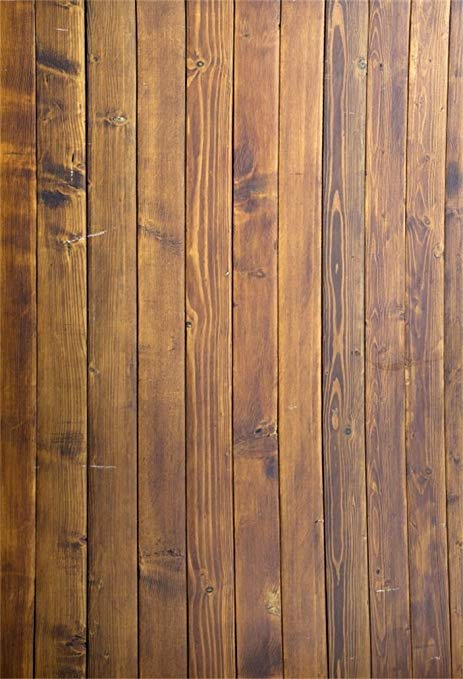
#> input picture Opencv/1.jpg, 463 x 679 px
$ python FFT.py
#> lines starting #> are read from the running program, lines starting #| are printed output that depends on the picture
#!/usr/bin/env python3
# -*- coding: utf-8 -*-
"""
Created on Tue Jun  4 12:58:25 2019

@author: github.com/sahandv
"""

import cv2
import numpy as np
from matplotlib import pyplot as plt

#Read images
img = cv2.imread('1.jpg',0)
#> img: shape (679, 463); min 0, max 248, mean 124.5
img2 = cv2.imread('2.jpg',0)
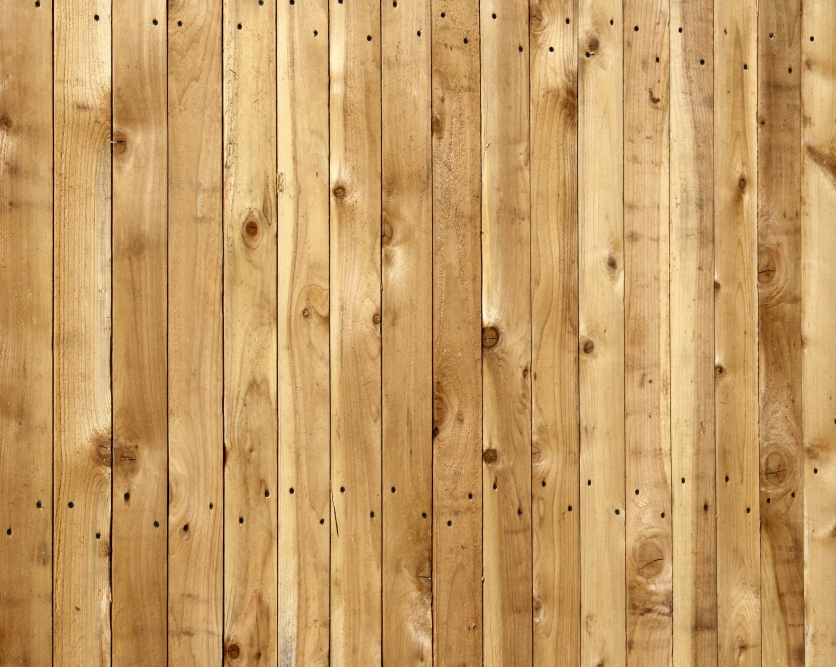
#> input picture Opencv/2.jpg, 2506 x 2000 px (shown at 1/3 size)
#> img2: shape (2000, 2506); min 0, max 255, mean 162.6

img3 = cv2.imread('3.jpg',0)
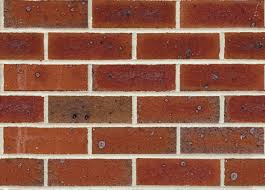
#> input picture Opencv/3.jpg, 265 x 190 px
#> img3: shape (190, 265); min 9, max 251, mean 104.8
img4 = cv2.imread('4.jpg',0)
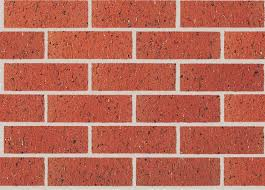
#> input picture Opencv/4.jpg, 265 x 190 px
#> img4: shape (190, 265); min 24, max 236, mean 126.9

img5 = cv2.imread('5.jpg',0)
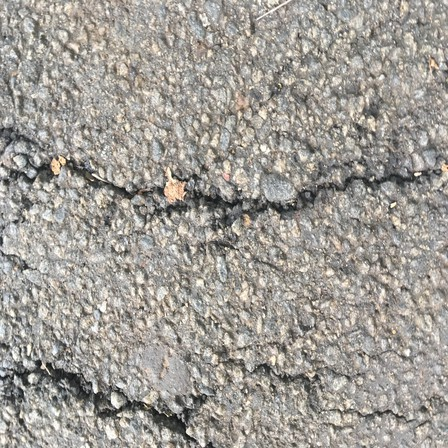
#> input picture Opencv/5.jpg, 448 x 448 px
#> img5: shape (448, 448); min 3, max 255, mean 156.5
img6 = cv2.imread('6.jpg',0)
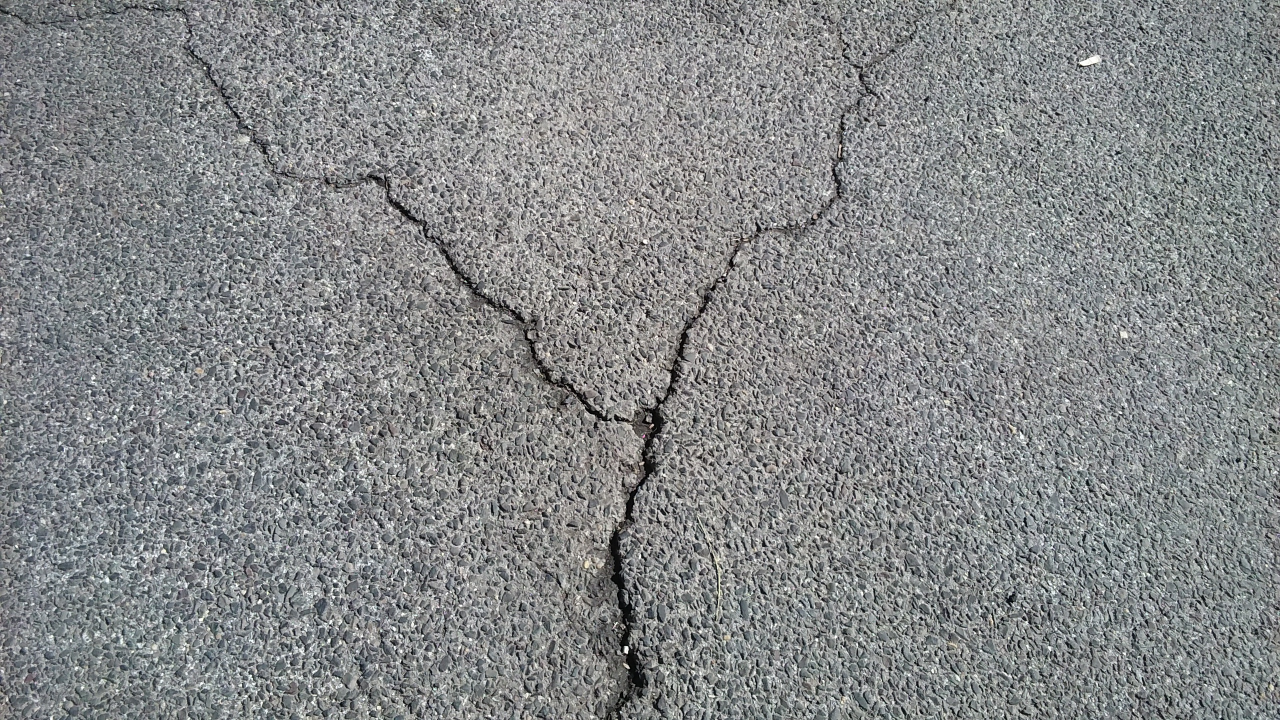
#> input picture Opencv/6.jpg, 2560 x 1440 px (shown at 1/2 size)
#> img6: shape (1440, 2560); min 0, max 255, mean 134.6

#Transform
f = np.fft.fft2(img)
fshift = np.fft.fftshift(f)
magnitude_spectrum = 20*np.log(np.abs(fshift))

f2 = np.fft.fft2(img2)
fshift2 = np.fft.fftshift(f2)
magnitude_spectrum2 = 20*np.log(np.abs(fshift2))

f3 = np.fft.fft2(img3)
fshift3 = np.fft.fftshift(f3)
magnitude_spectrum3 = 20*np.log(np.abs(fshift3))

f4 = np.fft.fft2(img4)
fshift4 = np.fft.fftshift(f4)
magnitude_spectrum4 = 20*np.log(np.abs(fshift4))

f5 = np.fft.fft2(img5)
fshift5 = np.fft.fftshift(f5)
magnitude_spectrum5 = 20*np.log(np.abs(fshift5))
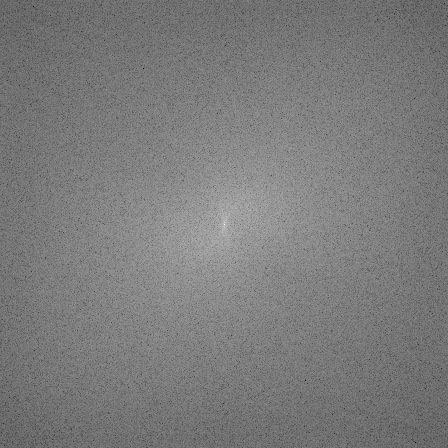
#> magnitude_spectrum5: shape (448, 448) float64; min 17.8, max 345.3, mean 176.6; drawn with min black and max white

f6 = np.fft.fft2(img6)
fshift6 = np.fft.fftshift(f6)
magnitude_spectrum6 = 20*np.log(np.abs(fshift6))
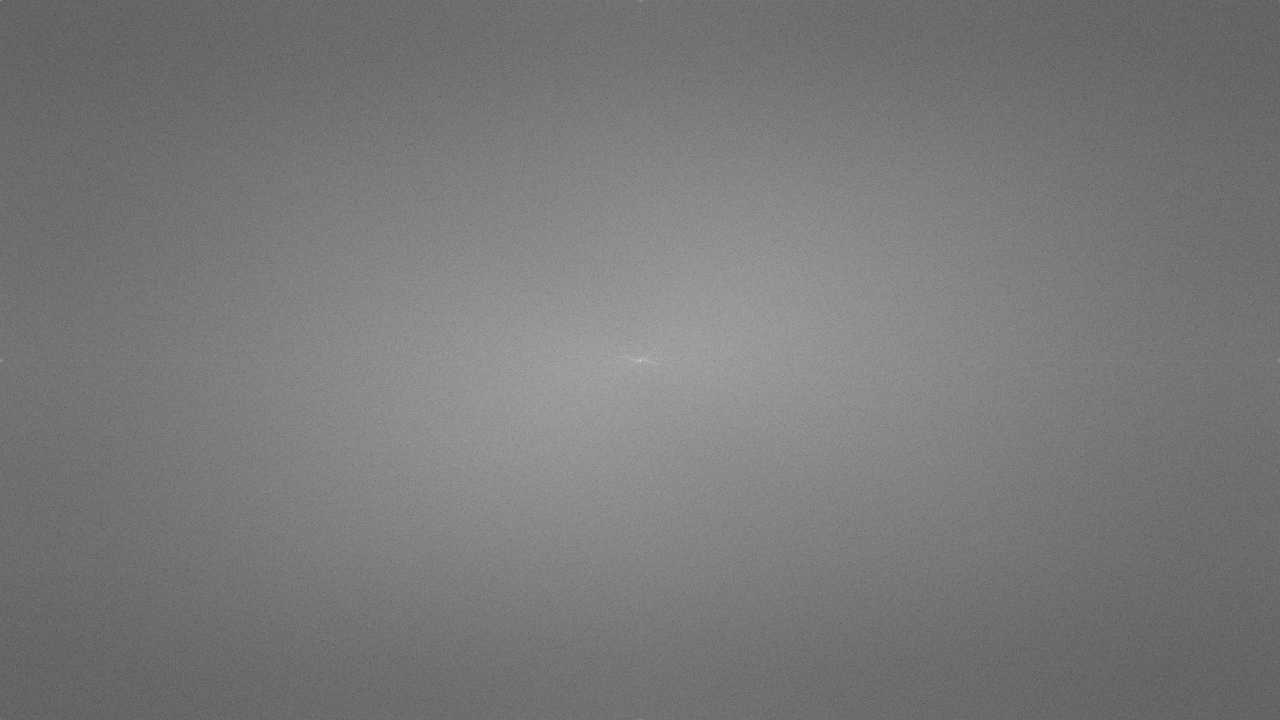
#> magnitude_spectrum6: shape (1440, 2560) float64 (shown at 1/2 size); min 16.76, max 400.4, mean 199.4; drawn with min black and max white


#Plot
plt.subplot(221),plt.imshow(img, cmap = 'gray')
plt.title('Input Image'), plt.xticks([]), plt.yticks([])
plt.subplot(222),plt.imshow(magnitude_spectrum, cmap = 'gray')
plt.title('Spectrum'), plt.xticks([]), plt.yticks([])
plt.subplot(223),plt.imshow(img2, cmap = 'gray')
plt.subplot(224),plt.imshow(magnitude_spectrum2, cmap = 'gray')
plt.show()


plt.subplot(221),plt.imshow(img3, cmap = 'gray')
plt.title('Input Image'), plt.xticks([]), plt.yticks([])
plt.subplot(222),plt.imshow(magnitude_spectrum3, cmap = 'gray')
plt.title('Spectrum'), plt.xticks([]), plt.yticks([])
plt.subplot(223),plt.imshow(img4, cmap = 'gray')
plt.subplot(224),plt.imshow(magnitude_spectrum4, cmap = 'gray')
plt.show()


plt.subplot(221),plt.imshow(img5, cmap = 'gray')
plt.title('Input Image'), plt.xticks([]), plt.yticks([])
plt.subplot(222),plt.imshow(magnitude_spectrum5, cmap = 'gray')
plt.title('Spectrum'), plt.xticks([]), plt.yticks([])
plt.subplot(223),plt.imshow(img6, cmap = 'gray')
plt.subplot(224),plt.imshow(magnitude_spectrum6, cmap = 'gray')
plt.show()
